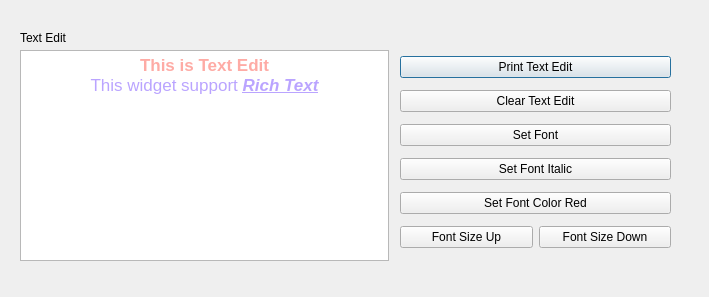
<?xml version="1.0" encoding="UTF-8"?>
<ui version="4.0">
 <class>Dialog</class>
 <widget class="QDialog" name="Dialog">
  <property name="geometry">
   <rect>
    <x>0</x>
    <y>0</y>
    <width>709</width>
    <height>297</height>
   </rect>
  </property>
  <property name="windowTitle">
   <string>Dialog</string>
  </property>
  <widget class="QLabel" name="label">
   <property name="geometry">
    <rect>
     <x>20</x>
     <y>30</y>
     <width>60</width>
     <height>16</height>
    </rect>
   </property>
   <property name="text">
    <string>Text Edit</string>
   </property>
  </widget>
  <widget class="QWidget" name="layoutWidget">
   <property name="geometry">
    <rect>
     <x>400</x>
     <y>50</y>
     <width>271</width>
     <height>207</height>
    </rect>
   </property>
   <layout class="QVBoxLayout" name="verticalLayout">
    <item>
     <widget class="QPushButton" name="btn_printTextEdit">
      <property name="text">
       <string>Print Text Edit</string>
      </property>
     </widget>
    </item>
    <item>
     <widget class="QPushButton" name="btn_clearTextEdit">
      <property name="text">
       <string>Clear Text Edit</string>
      </property>
     </widget>
    </item>
    <item>
     <widget class="QPushButton" name="btn_setFont">
      <property name="text">
       <string>Set Font</string>
      </property>
     </widget>
    </item>
    <item>
     <widget class="QPushButton" name="btn_setFontItalic">
      <property name="text">
       <string>Set Font Italic</string>
      </property>
     </widget>
    </item>
    <item>
     <widget class="QPushButton" name="btn_setFontColor">
      <property name="text">
       <string>Set Font Color Red</string>
      </property>
     </widget>
    </item>
    <item>
     <layout class="QHBoxLayout" name="horizontalLayout_2">
      <item>
       <widget class="QPushButton" name="btn_fontSizeUp">
        <property name="text">
         <string>Font Size Up</string>
        </property>
       </widget>
      </item>
      <item>
       <widget class="QPushButton" name="btn_fontSizeDown">
        <property name="text">
         <string>Font Size Down</string>
        </property>
       </widget>
      </item>
     </layout>
    </item>
   </layout>
  </widget>
  <widget class="QTextEdit" name="textedit_Test">
   <property name="geometry">
    <rect>
     <x>20</x>
     <y>50</y>
     <width>369</width>
     <height>211</height>
    </rect>
   </property>
   <property name="html">
    <string>&lt;!DOCTYPE HTML PUBLIC &quot;-//W3C//DTD HTML 4.0//EN&quot; &quot;http://www.w3.org/TR/REC-html40/strict.dtd&quot;&gt;
&lt;html&gt;&lt;head&gt;&lt;meta name=&quot;qrichtext&quot; content=&quot;1&quot; /&gt;&lt;meta charset=&quot;utf-8&quot; /&gt;&lt;style type=&quot;text/css&quot;&gt;
p, li { white-space: pre-wrap; }
hr { height: 1px; border-width: 0; }
&lt;/style&gt;&lt;/head&gt;&lt;body style=&quot; font-family:'맑은 고딕'; font-size:9pt; font-weight:400; font-style:normal;&quot;&gt;
&lt;p align=&quot;center&quot; style=&quot; margin-top:0px; margin-bottom:0px; margin-left:0px; margin-right:0px; -qt-block-indent:0; text-indent:0px;&quot;&gt;&lt;span style=&quot; font-family:'.SF NS Text'; font-size:13pt; font-weight:600; color:#feaba5;&quot;&gt;This is Text Edit&lt;/span&gt;&lt;/p&gt;
&lt;p align=&quot;center&quot; style=&quot; margin-top:0px; margin-bottom:0px; margin-left:0px; margin-right:0px; -qt-block-indent:0; text-indent:0px;&quot;&gt;&lt;span style=&quot; font-family:'.SF NS Text'; font-size:13pt; color:#baa4ff;&quot;&gt;This widget support &lt;/span&gt;&lt;span style=&quot; font-family:'.SF NS Text'; font-size:13pt; font-weight:600; font-style:italic; text-decoration: underline; color:#baa4ff;&quot;&gt;Rich Text&lt;/span&gt;&lt;/p&gt;&lt;/body&gt;&lt;/html&gt;</string>
   </property>
  </widget>
 </widget>
 <resources/>
 <connections/>
</ui>
